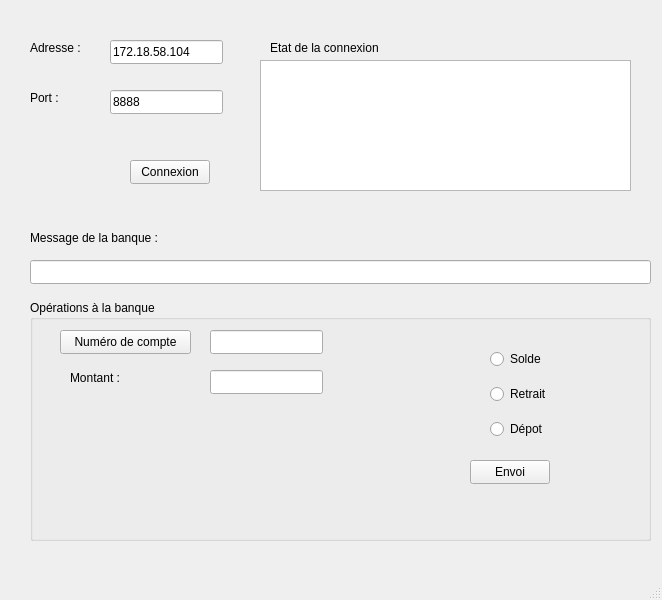
<?xml version="1.0" encoding="UTF-8"?>
<ui version="4.0">
 <class>MainWindow</class>
 <widget class="QMainWindow" name="MainWindow">
  <property name="geometry">
   <rect>
    <x>0</x>
    <y>0</y>
    <width>662</width>
    <height>600</height>
   </rect>
  </property>
  <property name="windowTitle">
   <string>MainWindow</string>
  </property>
  <widget class="QWidget" name="centralwidget">
   <widget class="QLabel" name="label_adresse">
    <property name="geometry">
     <rect>
      <x>30</x>
      <y>40</y>
      <width>58</width>
      <height>16</height>
     </rect>
    </property>
    <property name="text">
     <string>Adresse :</string>
    </property>
   </widget>
   <widget class="QLabel" name="label_port">
    <property name="geometry">
     <rect>
      <x>30</x>
      <y>90</y>
      <width>58</width>
      <height>16</height>
     </rect>
    </property>
    <property name="text">
     <string>Port :</string>
    </property>
   </widget>
   <widget class="QLineEdit" name="lineEdit_adresse">
    <property name="geometry">
     <rect>
      <x>110</x>
      <y>40</y>
      <width>113</width>
      <height>24</height>
     </rect>
    </property>
    <property name="text">
     <string>172.18.58.104</string>
    </property>
   </widget>
   <widget class="QLineEdit" name="lineEdit_port">
    <property name="geometry">
     <rect>
      <x>110</x>
      <y>90</y>
      <width>113</width>
      <height>24</height>
     </rect>
    </property>
    <property name="text">
     <string>8888</string>
    </property>
   </widget>
   <widget class="QLabel" name="label_Etat">
    <property name="geometry">
     <rect>
      <x>270</x>
      <y>40</y>
      <width>131</width>
      <height>16</height>
     </rect>
    </property>
    <property name="text">
     <string>Etat de la connexion</string>
    </property>
   </widget>
   <widget class="QPushButton" name="pushButton_connexion">
    <property name="geometry">
     <rect>
      <x>130</x>
      <y>160</y>
      <width>80</width>
      <height>24</height>
     </rect>
    </property>
    <property name="text">
     <string>Connexion</string>
    </property>
   </widget>
   <widget class="QLabel" name="label_message">
    <property name="geometry">
     <rect>
      <x>30</x>
      <y>230</y>
      <width>151</width>
      <height>16</height>
     </rect>
    </property>
    <property name="text">
     <string>Message de la banque :</string>
    </property>
   </widget>
   <widget class="QLineEdit" name="lineEdit_message">
    <property name="geometry">
     <rect>
      <x>30</x>
      <y>260</y>
      <width>621</width>
      <height>24</height>
     </rect>
    </property>
    <property name="readOnly">
     <bool>true</bool>
    </property>
   </widget>
   <widget class="QGroupBox" name="groupBox_ope">
    <property name="geometry">
     <rect>
      <x>30</x>
      <y>300</y>
      <width>621</width>
      <height>241</height>
     </rect>
    </property>
    <property name="title">
     <string>Opérations à la banque</string>
    </property>
    <widget class="QLabel" name="label_montant">
     <property name="geometry">
      <rect>
       <x>40</x>
       <y>70</y>
       <width>58</width>
       <height>16</height>
      </rect>
     </property>
     <property name="text">
      <string>Montant :</string>
     </property>
    </widget>
    <widget class="QPushButton" name="pushButton_numcompt">
     <property name="geometry">
      <rect>
       <x>30</x>
       <y>30</y>
       <width>131</width>
       <height>24</height>
      </rect>
     </property>
     <property name="text">
      <string>Numéro de compte</string>
     </property>
    </widget>
    <widget class="QLineEdit" name="lineEdit_numcompt">
     <property name="geometry">
      <rect>
       <x>180</x>
       <y>30</y>
       <width>113</width>
       <height>24</height>
      </rect>
     </property>
    </widget>
    <widget class="QLineEdit" name="lineEdit_montant">
     <property name="geometry">
      <rect>
       <x>180</x>
       <y>70</y>
       <width>113</width>
       <height>24</height>
      </rect>
     </property>
     <property name="whatsThis">
      <string/>
     </property>
    </widget>
    <widget class="QPushButton" name="pushButton_envoi">
     <property name="geometry">
      <rect>
       <x>440</x>
       <y>160</y>
       <width>80</width>
       <height>24</height>
      </rect>
     </property>
     <property name="text">
      <string>Envoi</string>
     </property>
    </widget>
    <widget class="QWidget" name="">
     <property name="geometry">
      <rect>
       <x>460</x>
       <y>40</y>
       <width>102</width>
       <height>108</height>
      </rect>
     </property>
     <layout class="QVBoxLayout" name="verticalLayout">
      <item>
       <widget class="QRadioButton" name="radioButton_solde">
        <property name="text">
         <string>Solde</string>
        </property>
       </widget>
      </item>
      <item>
       <widget class="QRadioButton" name="radioButton_retrait">
        <property name="text">
         <string>Retrait</string>
        </property>
       </widget>
      </item>
      <item>
       <widget class="QRadioButton" name="radioButton_depot">
        <property name="text">
         <string>Dépot</string>
        </property>
       </widget>
      </item>
     </layout>
    </widget>
   </widget>
   <widget class="QListWidget" name="listWidget_etat">
    <property name="geometry">
     <rect>
      <x>260</x>
      <y>60</y>
      <width>371</width>
      <height>131</height>
     </rect>
    </property>
   </widget>
  </widget>
  <widget class="QMenuBar" name="menubar">
   <property name="geometry">
    <rect>
     <x>0</x>
     <y>0</y>
     <width>662</width>
     <height>21</height>
    </rect>
   </property>
  </widget>
  <widget class="QStatusBar" name="statusbar"/>
 </widget>
 <resources/>
 <connections/>
</ui>
